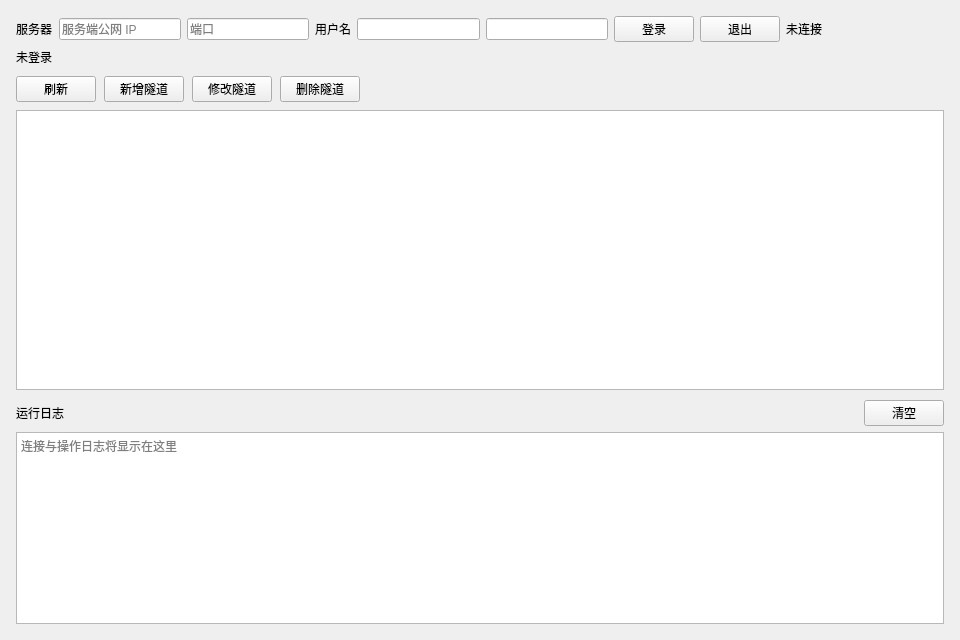
<?xml version="1.0" encoding="UTF-8"?>
<ui version="4.0">
 <class>ClientTunnelPage</class>
 <widget class="QWidget" name="ClientTunnelPage">
  <property name="geometry">
   <rect>
    <x>0</x>
    <y>0</y>
    <width>960</width>
    <height>640</height>
   </rect>
  </property>
  <property name="windowTitle">
   <string>隧道管理</string>
  </property>
  <layout class="QVBoxLayout" name="mainLayout" stretch="0,1,0">
   <property name="spacing">
    <number>10</number>
   </property>
   <property name="leftMargin">
    <number>16</number>
   </property>
   <property name="topMargin">
    <number>16</number>
   </property>
   <property name="rightMargin">
    <number>16</number>
   </property>
   <property name="bottomMargin">
    <number>16</number>
   </property>
   <item>
    <widget class="QFrame" name="topFrame">
     <property name="frameShape">
      <enum>QFrame::Shape::NoFrame</enum>
     </property>
     <layout class="QVBoxLayout" name="topFrameLayout">
      <property name="spacing">
       <number>6</number>
      </property>
      <property name="leftMargin">
       <number>0</number>
      </property>
      <property name="topMargin">
       <number>0</number>
      </property>
      <property name="rightMargin">
       <number>0</number>
      </property>
      <property name="bottomMargin">
       <number>0</number>
      </property>
      <item>
       <layout class="QHBoxLayout" name="loginRow">
        <item>
         <widget class="QLabel" name="serverLabel">
          <property name="text">
           <string>服务器</string>
          </property>
         </widget>
        </item>
        <item>
         <widget class="ElaLineEdit" name="serverIpEdit">
          <property name="minimumSize">
           <size>
            <width>120</width>
            <height>0</height>
           </size>
          </property>
          <property name="placeholderText">
           <string>服务端公网 IP</string>
          </property>
         </widget>
        </item>
        <item>
         <widget class="ElaLineEdit" name="serverPortEdit">
          <property name="minimumSize">
           <size>
            <width>70</width>
            <height>0</height>
           </size>
          </property>
          <property name="placeholderText">
           <string>端口</string>
          </property>
         </widget>
        </item>
        <item>
         <widget class="QLabel" name="userLabel">
          <property name="text">
           <string>用户名</string>
          </property>
         </widget>
        </item>
        <item>
         <widget class="ElaLineEdit" name="usernameEdit">
          <property name="minimumSize">
           <size>
            <width>100</width>
            <height>0</height>
           </size>
          </property>
         </widget>
        </item>
        <item>
         <widget class="ElaLineEdit" name="passwordEdit">
          <property name="minimumSize">
           <size>
            <width>100</width>
            <height>0</height>
           </size>
          </property>
          <property name="echoMode">
           <enum>QLineEdit::Password</enum>
          </property>
         </widget>
        </item>
        <item>
         <widget class="ElaPushButton" name="loginButton">
          <property name="text">
           <string>登录</string>
          </property>
         </widget>
        </item>
        <item>
         <widget class="ElaPushButton" name="logoutButton">
          <property name="text">
           <string>退出</string>
          </property>
         </widget>
        </item>
        <item>
         <widget class="ElaText" name="connStatusLabel">
          <property name="text">
           <string>未连接</string>
          </property>
         </widget>
        </item>
        <item>
         <spacer name="loginSpacer">
          <property name="orientation">
           <enum>Qt::Orientation::Horizontal</enum>
          </property>
          <property name="sizeHint" stdset="0">
           <size>
            <width>40</width>
            <height>20</height>
           </size>
          </property>
         </spacer>
        </item>
       </layout>
      </item>
      <item>
       <widget class="ElaText" name="quotaLabel">
        <property name="text">
         <string>未登录</string>
        </property>
       </widget>
      </item>
     </layout>
    </widget>
   </item>
   <item>
    <widget class="QFrame" name="midFrame">
     <property name="frameShape">
      <enum>QFrame::Shape::NoFrame</enum>
     </property>
     <layout class="QVBoxLayout" name="midFrameLayout">
      <property name="spacing">
       <number>8</number>
      </property>
      <property name="leftMargin">
       <number>0</number>
      </property>
      <property name="topMargin">
       <number>0</number>
      </property>
      <property name="rightMargin">
       <number>0</number>
      </property>
      <property name="bottomMargin">
       <number>0</number>
      </property>
      <item>
       <layout class="QHBoxLayout" name="tunnelToolbarLayout">
        <item>
         <widget class="ElaPushButton" name="refreshButton">
          <property name="text">
           <string>刷新</string>
          </property>
         </widget>
        </item>
        <item>
         <widget class="ElaPushButton" name="addTunnelButton">
          <property name="text">
           <string>新增隧道</string>
          </property>
         </widget>
        </item>
        <item>
         <widget class="ElaPushButton" name="editTunnelButton">
          <property name="text">
           <string>修改隧道</string>
          </property>
         </widget>
        </item>
        <item>
         <widget class="ElaPushButton" name="deleteTunnelButton">
          <property name="text">
           <string>删除隧道</string>
          </property>
         </widget>
        </item>
        <item>
         <spacer name="tunnelToolbarSpacer">
          <property name="orientation">
           <enum>Qt::Orientation::Horizontal</enum>
          </property>
          <property name="sizeHint" stdset="0">
           <size>
            <width>40</width>
            <height>20</height>
           </size>
          </property>
         </spacer>
        </item>
       </layout>
      </item>
      <item>
       <widget class="ElaTableView" name="tunnelTableView"/>
      </item>
     </layout>
    </widget>
   </item>
   <item>
    <widget class="QFrame" name="logFrame">
     <property name="frameShape">
      <enum>QFrame::Shape::NoFrame</enum>
     </property>
     <layout class="QVBoxLayout" name="logFrameLayout">
      <property name="spacing">
       <number>6</number>
      </property>
      <property name="leftMargin">
       <number>0</number>
      </property>
      <property name="topMargin">
       <number>0</number>
      </property>
      <property name="rightMargin">
       <number>0</number>
      </property>
      <property name="bottomMargin">
       <number>0</number>
      </property>
      <item>
       <layout class="QHBoxLayout" name="logHeaderLayout">
        <item>
         <widget class="ElaText" name="logTitleLabel">
          <property name="text">
           <string>运行日志</string>
          </property>
         </widget>
        </item>
        <item>
         <spacer name="logHeaderSpacer">
          <property name="orientation">
           <enum>Qt::Orientation::Horizontal</enum>
          </property>
          <property name="sizeHint" stdset="0">
           <size>
            <width>40</width>
            <height>20</height>
           </size>
          </property>
         </spacer>
        </item>
        <item>
         <widget class="ElaPushButton" name="clearLogButton">
          <property name="text">
           <string>清空</string>
          </property>
         </widget>
        </item>
       </layout>
      </item>
      <item>
       <widget class="ElaPlainTextEdit" name="logTextEdit">
        <property name="readOnly">
         <bool>true</bool>
        </property>
        <property name="placeholderText">
         <string>连接与操作日志将显示在这里</string>
        </property>
       </widget>
      </item>
     </layout>
    </widget>
   </item>
  </layout>
 </widget>
 <customwidgets>
  <customwidget>
   <class>ElaLineEdit</class>
   <extends>QLineEdit</extends>
   <header>ElaLineEdit.h</header>
  </customwidget>
  <customwidget>
   <class>ElaPlainTextEdit</class>
   <extends>QPlainTextEdit</extends>
   <header>ElaPlainTextEdit.h</header>
  </customwidget>
  <customwidget>
   <class>ElaPushButton</class>
   <extends>QPushButton</extends>
   <header>ElaPushButton.h</header>
  </customwidget>
  <customwidget>
   <class>ElaTableView</class>
   <extends>QTableView</extends>
   <header>ElaTableView.h</header>
  </customwidget>
  <customwidget>
   <class>ElaText</class>
   <extends>QLabel</extends>
   <header>ElaText.h</header>
  </customwidget>
 </customwidgets>
 <resources/>
 <connections/>
</ui>
